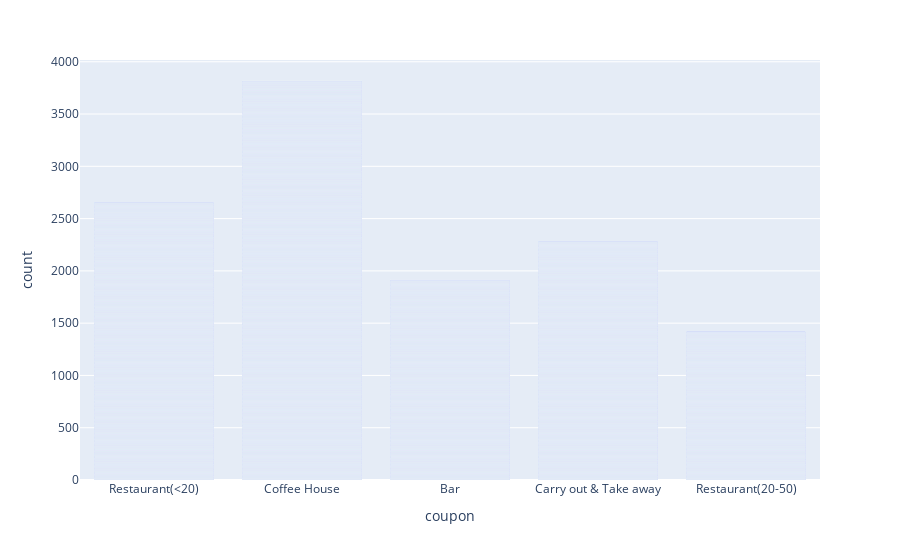

Notebook code cell kept with this figure:
### Code cell
# shows the total number of coupons by type of coupon
px.bar(final_df, x="coupon")

### Figure 1 — Plotly figure (JSON) as saved in the notebook; plotly's stock layout.template omitted (floating-point values rounded to 4 significant figures; data arrays with more than 128 entries replaced by an {"elided": "..."} marker saying what was removed)
{"data": [{"alignmentgroup": "True", "hovertemplate": "coupon=%{x}<br>count=%{y}<extra></extra>", "legendgroup": "", "marker": {"color": "#636efa", "pattern": {"shape": ""}}, "name": "", "offsetgroup": "", "orientation": "v", "showlegend": false, "textposition": "auto", "type": "bar", "x": {"elided": "12079 str values"}, "xaxis": "x", "y": {"elided": "12079 int values"}, "yaxis": "y"}], "layout": {"autosize": true, "barmode": "relative", "legend": {"tracegroupgap": 0}, "margin": {"t": 60}, "xaxis": {"anchor": "y", "autorange": true, "domain": [0, 1], "range": [-0.5, 4.5], "title": {"text": "coupon"}, "type": "category"}, "yaxis": {"anchor": "x", "autorange": true, "domain": [0, 1], "range": [0, 4017.0], "title": {"text": "count"}, "type": "linear"}}}
